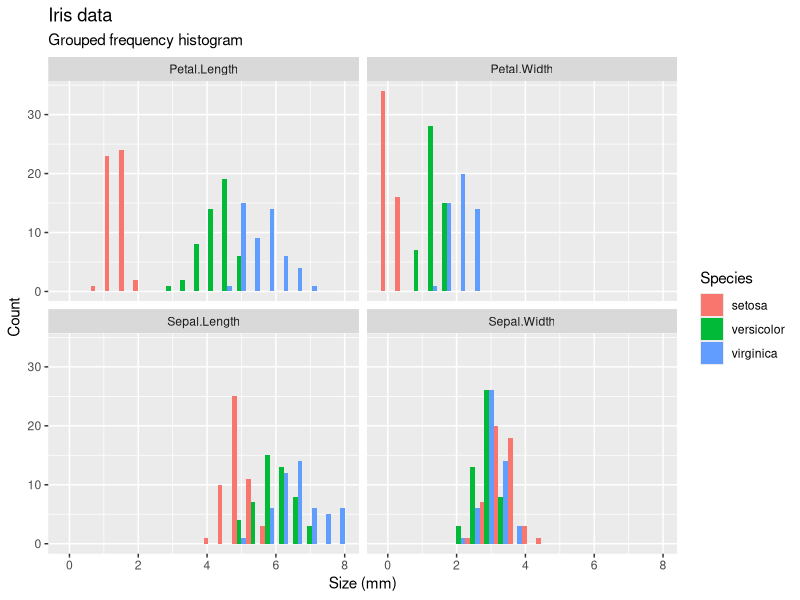
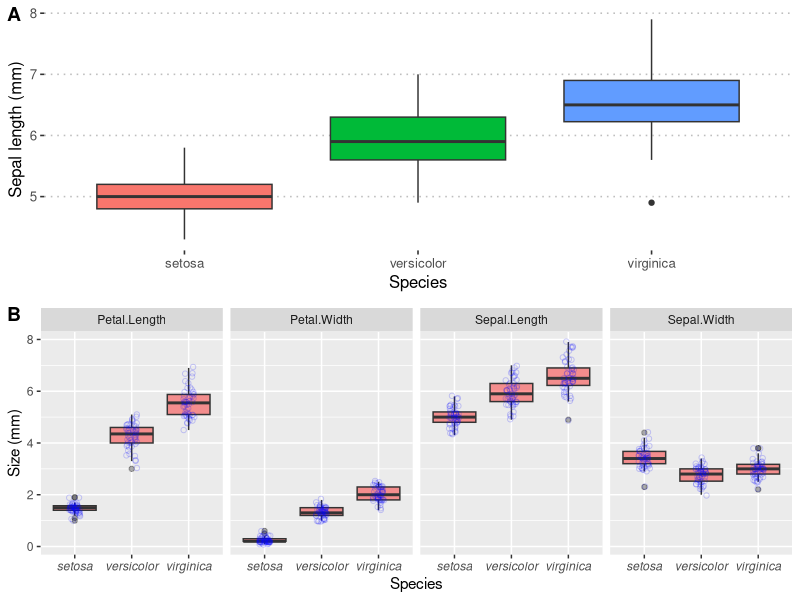
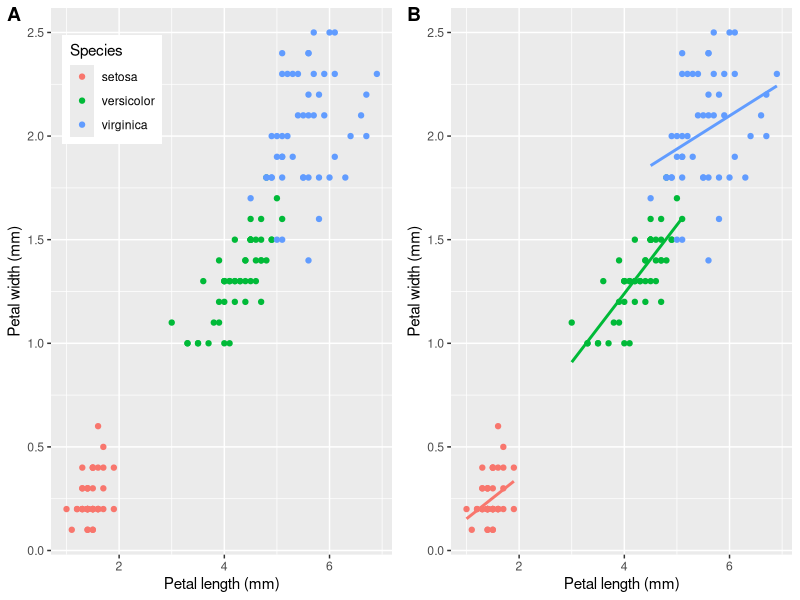
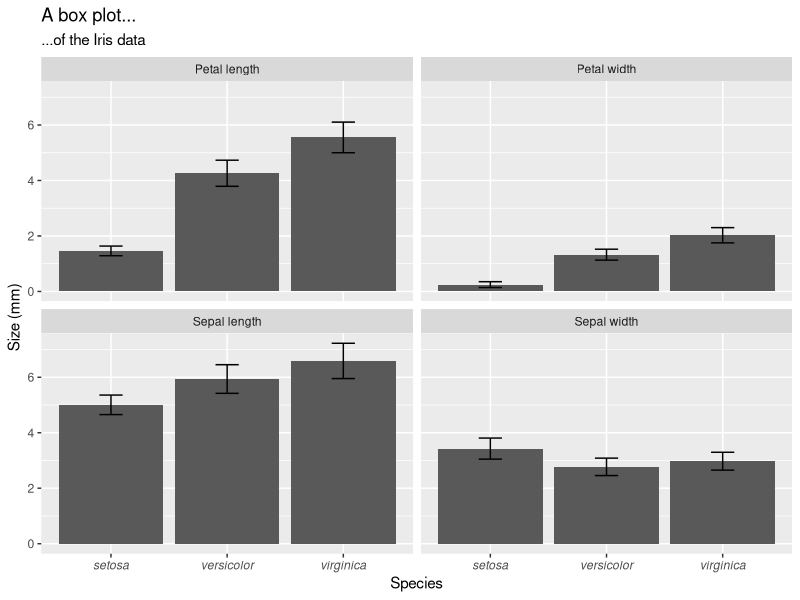
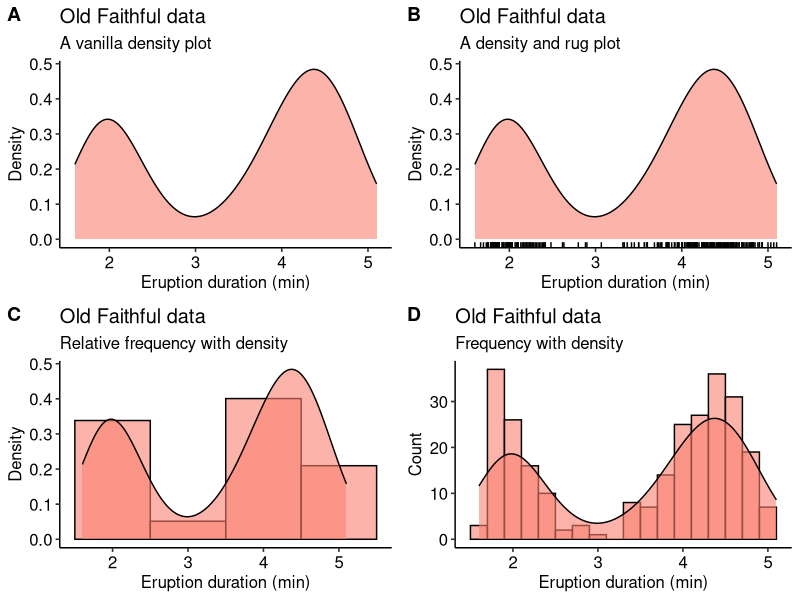
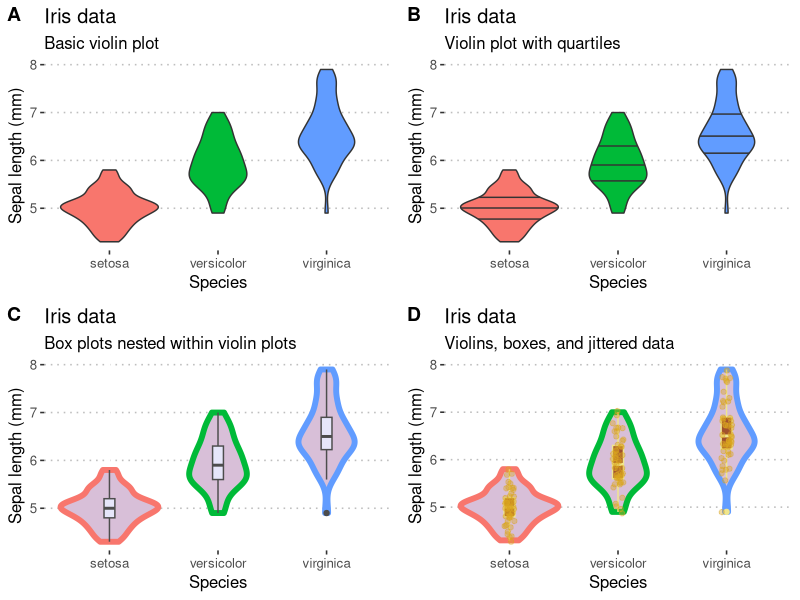

These charts were generated, in order, by the following R code:
## ---- chunk 1
knitr::opts_chunk$set(
  comment = "R>",
  warning = FALSE,
  message = FALSE
)
## ---- chunk 2
library(tidyverse)
library(ggpubr)
library(RColorBrewer)
## ---- chunk 3
# the numerical summary produced by a piped series of functions;
# create a summary of the data (i.e. number of replicates per species)
# used for (A), (B) and (C), below
iris.cnt <- iris %>%
  count(Species) %>% # automagically creates a column, n, with the counts
  mutate(prop = n / sum(n)) # creates the relative proportion of each species
iris.cnt
## ---- chunk 4

## ---- chunk 5
# first we make long data
iris.long <- iris %>% 
  gather(key = "variable", value = "size", -Species)

ggplot(data = iris.long, aes(x = size)) +
  geom_histogram(position = "dodge", # ommitting this creates a stacked histogram
                 colour = NA, bins = 20,
                 aes(fill = Species)) +
  facet_wrap(~variable) +
  labs(title = "Iris data",
       subtitle = "Grouped frequency histogram",
       x = "Size (mm)",
       y = "Count")
## ---- chunk 6
plt1 <- ggplot(data = iris, aes(x = Species, y = Sepal.Length, fill = Species)) +
  geom_boxplot(show.legend = FALSE) + theme_pubclean() +
  labs(y = "Sepal length (mm)")

plt2 <- ggplot(data = iris.long, aes(x = Species, y = size)) +
  geom_boxplot(fill = "red", alpha = 0.4) +
  geom_jitter(width = 0.1, shape = 21, colour = "blue", fill = NA, alpha = 0.2) +
  facet_wrap(~variable, nrow = 1) +
  labs(y = "Size (mm)") +
  theme(axis.text.x = element_text(face = "italic"))

ggarrange(plt1, plt2, nrow = 2, ncol = 1, labels = "AUTO")
## ---- chunk 7
plt1 <- ggplot(data = iris, aes(x = Petal.Length, y = Petal.Width, colour = Species)) +
  geom_point() +
  labs(x = "Petal length (mm)", y = "Petal width (mm)") +
  theme(legend.position = c(0.18, 0.85))

plt2 <- ggplot(data = iris, aes(x = Petal.Length, y = Petal.Width, colour = Species)) +
  geom_point(show.legend = FALSE) +
  labs(x = "Petal length (mm)", y = "Petal width (mm)") +
  geom_smooth(method = "lm", se = FALSE, show.legend = FALSE)

ggarrange(plt1, plt2, ncol = 2, nrow = 1, labels = "AUTO")
## ---- chunk 8
# first make nice labels for the facets because the default ones
# in the dataframe are not so nice; use the `labeller()` function
# to receive the new variable names defined here
facet.names <- c(Petal.Length = "Petal length",
                 Petal.Width = "Petal width",
                 Sepal.Length = "Sepal length",
                 Sepal.Width = "Sepal width")

# start with the `iris.long` long data that were produced above
# we create summaries of mean and SD and squirt it directly
# into the ggplot functions
iris.long %>% 
  group_by(Species, variable) %>%
  summarise(mean.size = mean(size),
            sd.size = sd(size)) %>%
  ggplot(aes(x = Species, y = mean.size)) +
  geom_bar(stat = "identity") +
  geom_errorbar(aes(ymin = mean.size - sd.size, ymax = mean.size + sd.size), width = 0.2) +
  facet_wrap(~variable, labeller = labeller(variable = facet.names)) +
  labs(y = "Size (mm)", title = "A box plot...", subtitle = "...of the Iris data") +
  theme(axis.text.x = element_text(face = "italic"))
## ---- chunk 9
# a normal density graph
dens1 <- ggplot(data = faithful, aes(x = eruptions)) +
  geom_density(colour = "black", fill = "salmon", alpha = 0.6) +
  labs(title = "Old Faithful data",
       subtitle = "A vanilla density plot",
       x = "Eruption duration (min)",
       y = "Density") + theme_pubr()

# a density and rug plot combo
dens2 <- ggplot(data = faithful, aes(x = eruptions)) +
  geom_density(colour = "black", fill = "salmon", alpha = 0.6) +
  geom_rug() +
  labs(title = "Old Faithful data",
       subtitle = "A density and rug plot",
       x = "Eruption duration (min)",
       y = "Density") + theme_pubr()

# a relative frequency histogram overlayed with a density plot
dens3 <- ggplot(data = faithful, aes(x = eruptions)) +
  geom_histogram(aes(y = ..density..),
                 position = 'identity', binwidth = 1,
                 colour = "black", fill = "salmon", alpha = 0.6) +
  geom_density(colour = "black", fill = "salmon", alpha = 0.6) +
  labs(title = "Old Faithful data",
       subtitle = "Relative frequency with density",
       x = "Eruption duration (min)",
       y = "Density") + theme_pubr()

# a normal frequency histogram with density overlayed
# note that the density curve must be adjusted by
# the number of data points times the bin width
dens4 <- ggplot(data = faithful, aes(x = eruptions)) +
  geom_histogram(aes(y = ..count..),
                 binwidth = 0.2, colour = "black", fill = "salmon", alpha = 0.6) +
  geom_density(aes(y = ..density.. * nrow(faithful) * 0.2), position = "identity",
               colour = "black", fill = "salmon", alpha = 0.6) +
  labs(title = "Old Faithful data",
       subtitle = "Frequency with density",
       x = "Eruption duration (min)",
       y = "Count") + theme_pubr()

ggarrange(dens1, dens2, dens3, dens4, ncol = 2, nrow = 2, labels = "AUTO")
## ---- chunk 10
# A basic violin plot
vio1 <- ggplot(data = iris, aes(x = Species, y = Sepal.Length, fill = Species)) +
  geom_violin() + 
  theme_pubclean() + theme(legend.position = "none") +
  labs(title = "Iris data",
       subtitle = "Basic violin plot", y = "Sepal length (mm)")

# Aviolin plot showing the quartiles as lines
vio2 <- ggplot(data = iris, aes(x = Species, y = Sepal.Length, fill = Species)) +
  geom_violin(show.legend = FALSE, draw_quantiles = c(0.25, 0.5, 0.75)) + 
  theme_pubclean() + theme(legend.position = "none") +
  labs(title = "Iris data",
       subtitle = "Violin plot with quartiles", y = "Sepal length (mm)")

# Box plots nested within violin plots
vio3 <- ggplot(data = iris, aes(x = Species, y = Sepal.Length, colour = Species)) +
  geom_violin(fill = "thistle", size = 2) + 
  geom_boxplot(width = 0.1, colour = "grey30", fill = "lavender") +
  theme_pubclean() + theme(legend.position = "none") +
  labs(title = "Iris data",
       subtitle = "Box plots nested within violin plots", y = "Sepal length (mm)")

# Boxes in violins with the raw data jittered about
vio4 <- ggplot(data = iris, aes(x = Species, y = Sepal.Length, colour = Species)) +
  geom_violin(fill = "thistle", size = 2) + 
  geom_boxplot(width = 0.1, colour = "khaki", fill = "sienna") +
  geom_jitter(width = 0.05, colour = "goldenrod", alpha = 0.4) +
  theme_pubclean() + theme(legend.position = "none") +
  labs(title = "Iris data",
       subtitle = "Violins, boxes, and jittered data", y = "Sepal length (mm)")

ggarrange(vio1, vio2, vio3, vio4, ncol = 2, nrow = 2, labels = "AUTO")
